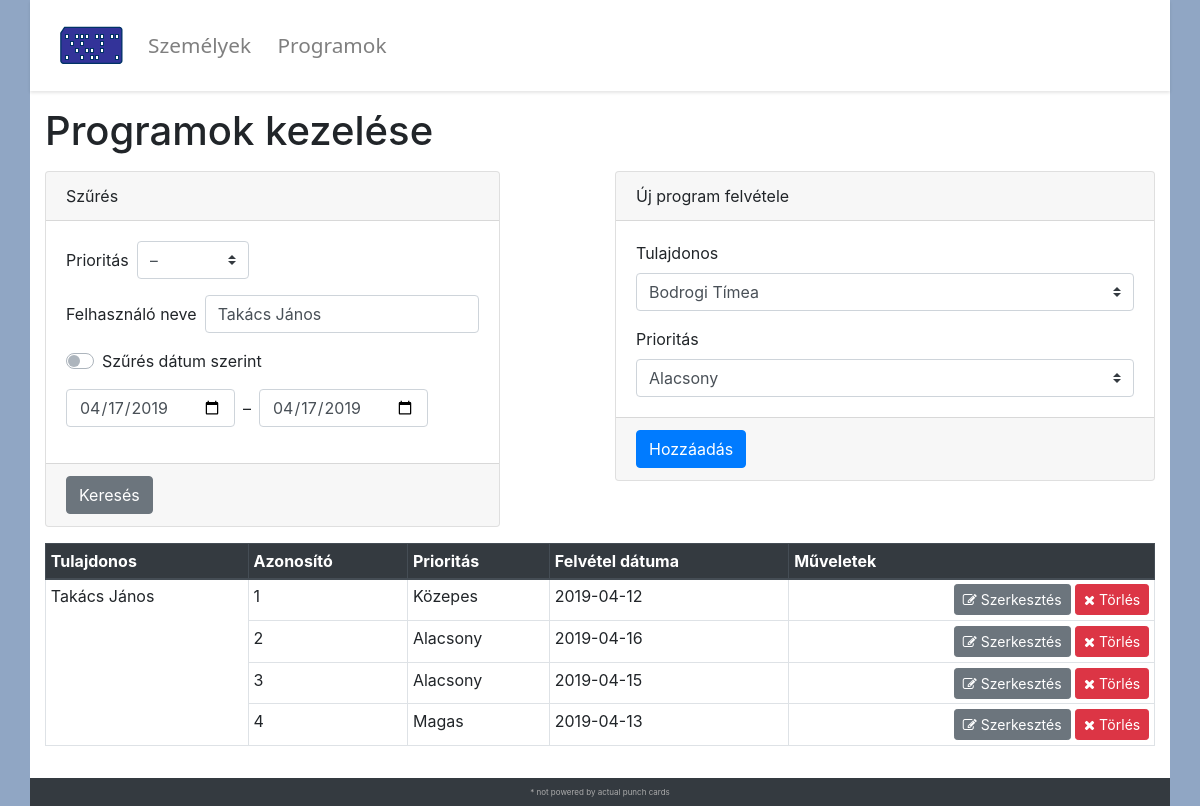
The app's page /programs.php?author=1, older data.
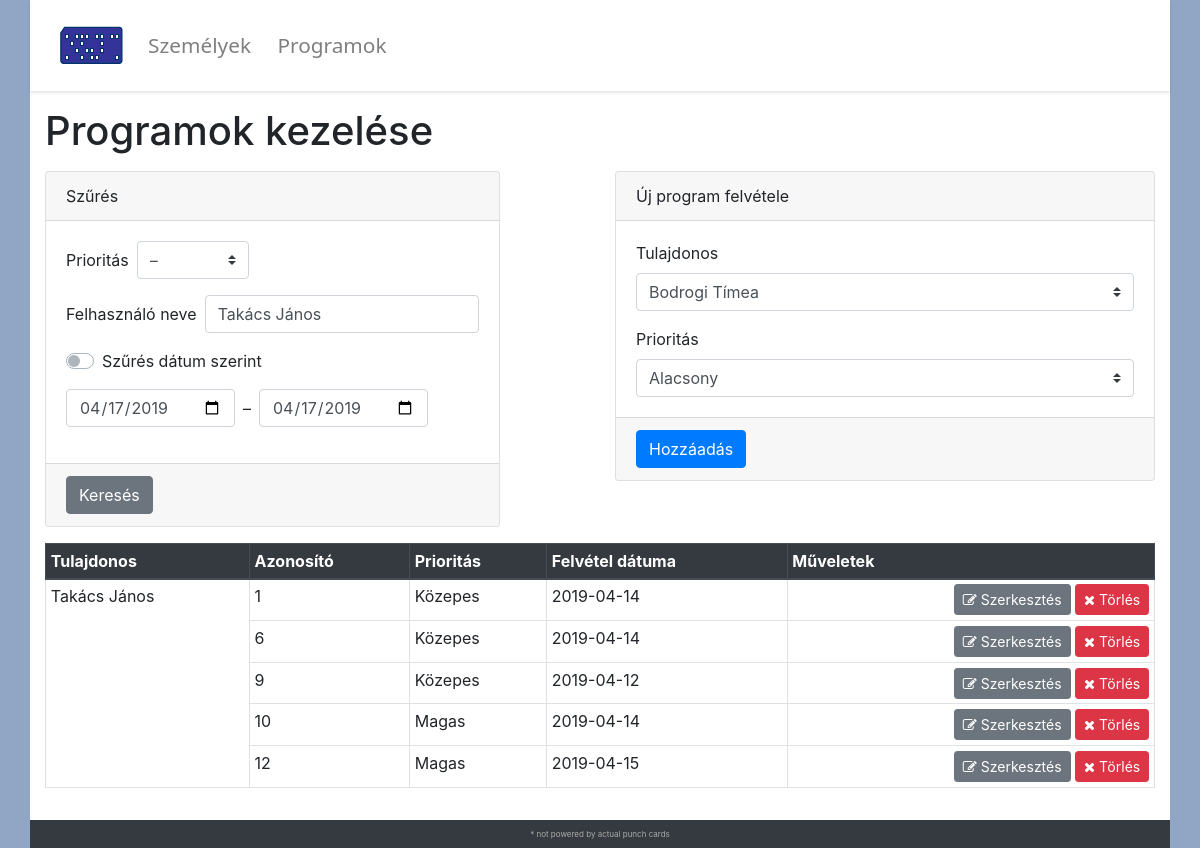
The same page, newer data.
### tables this page shows
CREATE TABLE Program
(
  id INT PRIMARY KEY AUTO_INCREMENT,
  prioritas INT NOT NULL,
  felvetel_datum DATE NOT NULL,
  author INT NOT NULL,
  CONSTRAINT Program_Author FOREIGN KEY(author) REFERENCES Szemely(id)
);

### programs.php (the view, shortened to what the changed rows need)
<?php
$db = getDb();
$priorities = ['Magas', 'Közepes', 'Alacsony'];
?>
</head>
<body>
  <div class="container main-content">
    <h1>Programok kezelése</h1>
    <?php
      $queryListPrograms = 'SELECT CONCAT(sz.vezeteknev , " ", sz.keresztnev) AS nev, program.id, prioritas, author, felvetel_datum FROM program INNER JOIN szemely sz on sz.id = author';
      if(isset($_GET['author'])) {
        $queryListPrograms = $queryListPrograms . ' AND author = ' . mysqli_real_escape_string($db, $_GET['author']);
      }
      $result = mysqli_query($db, $queryListPrograms) or die(mysqli_error($db));
      $author = 0;
    ?>
    <div class="table-responsive">
      <table class="table table-sm table-bordered">
        <thead class="thead-dark">
            <tr>
              <th>Tulajdonos</th>
              <th>Azonosító</th>
              <th>Prioritás</th>
              <th>Felvétel dátuma</th>
              <th>Műveletek</th>
            </tr>
        </thead>
        <tbody>
          <?php while ($row = mysqli_fetch_array($result)): ?>
          <tr>
            <?php
              $queryCount = 'SELECT COUNT(author) FROM program INNER JOIN szemely sz on sz.id = author WHERE author = ' . $row['author'] . (isset($queryFilter) ? (' AND ' . $queryFilter) : '');
              $author_count = mysqli_query($db, $queryCount) or die(mysqli_error($db));
              if ($author != $row['author']) {
                print('<td rowspan="' . mysqli_fetch_row($author_count)[0] . '">' . $row['nev'] . '</td>');
              }
              $author = $row['author'];
            ?>
            <td><?=$row['id']?></td>
            <td><?=$priorities[$row['prioritas']]?></td>
            <td><?=$row['felvetel_datum']?></td>
            <td class="text-right">
              <a class="btn btn-secondary btn-sm" href="edit-program.php?id=<?=$row['id']?>">
                <i class="fa fa-edit"></i><span> Szerkesztés</span>
              </a>
              <a class="btn btn-danger btn-sm" href="edit-program.php?delete=<?=$row['id']?>">
                <i class="fa fa-remove"></i><span> Törlés</span>
              </a>
            </td>
          </tr>
          <?php endwhile; ?>
        </tbody>
      </table>
    </div>
  </div>

Row changes from the older to the newer data that the page shows:
no longer on this page (row edited): program: id "2", prioritas "Alacsony", felvetel_datum "2019-04-16"
no longer on this page (row edited): program: id "3", prioritas "Alacsony", felvetel_datum "2019-04-15"
no longer on this page (row edited): program: id "4", prioritas "Magas", felvetel_datum "2019-04-13"
changed program id 1: felvetel_datum "2019-04-12" → "2019-04-14"
now on this page (row edited): program: id "6", prioritas "Közepes", felvetel_datum "2019-04-14"
now on this page (row edited): program: id "9", prioritas "Közepes", felvetel_datum "2019-04-12"
now on this page (row edited): program: id "10", prioritas "Magas", felvetel_datum "2019-04-14"
now on this page (row edited): program: id "12", prioritas "Magas", felvetel_datum "2019-04-15"
